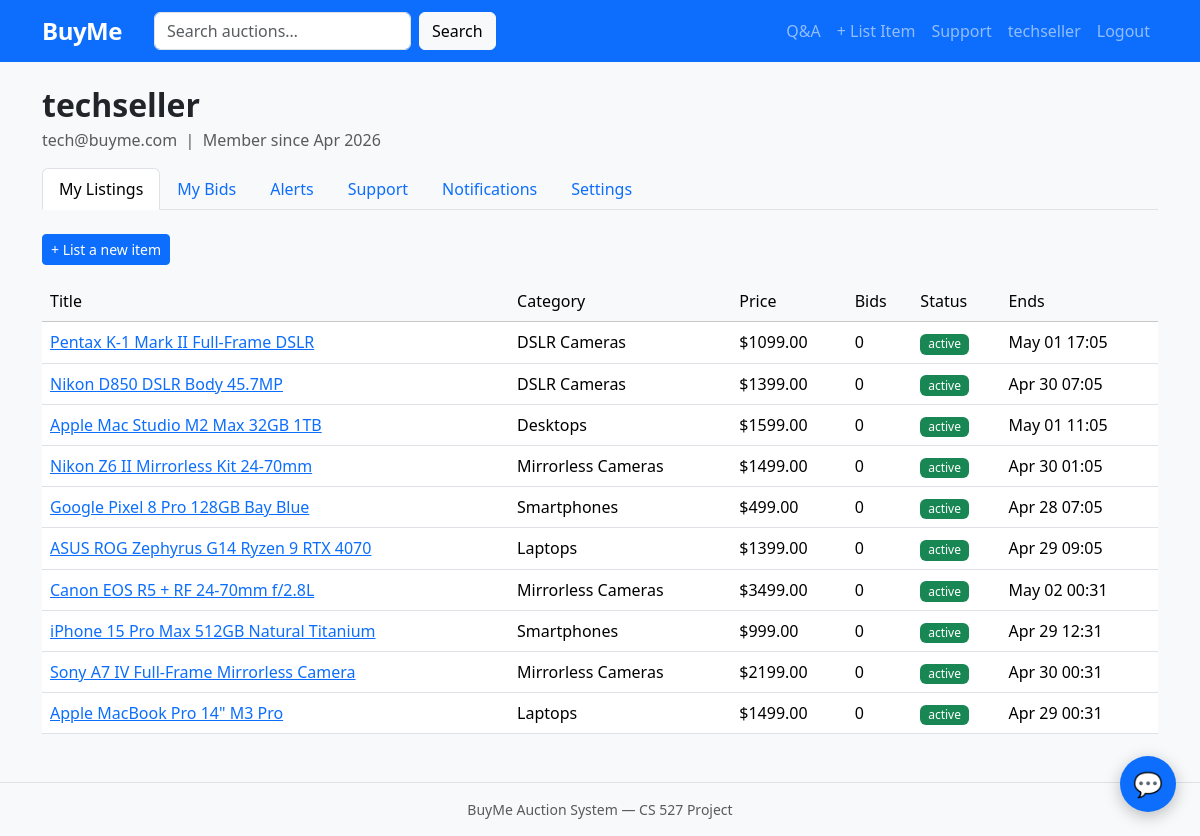
Screenshot of /profile (signed in) with the database file from the repository.
### app.py (models this page shows, shortened)
class User(db.Model):
    __tablename__ = 'users'
    user_id    = db.Column(db.Integer, primary_key=True)
    username   = db.Column(db.String(80), unique=True, nullable=False)
    email      = db.Column(db.String(120), unique=True, nullable=False)
    password   = db.Column(db.String(256), nullable=False)
    role       = db.Column(db.Enum('buyer_seller', 'customer_rep', 'admin'), default='buyer_seller')
    is_active  = db.Column(db.Boolean, default=True)
    created_at = db.Column(db.DateTime, default=datetime.utcnow)
    created_by = db.Column(db.Integer, db.ForeignKey('users.user_id'), nullable=True)
    is_anonymous = db.Column(db.Boolean, default=False)  # hide username in bid history
    items      = db.relationship('Item', backref='seller', foreign_keys='Item.seller_id', lazy=True)
    bids       = db.relationship('Bid', backref='bidder', lazy=True)
    alerts     = db.relationship('Alert', backref='user', lazy=True)

class Item(db.Model):
    __tablename__ = 'items'
    item_id       = db.Column(db.Integer, primary_key=True)
    seller_id     = db.Column(db.Integer, db.ForeignKey('users.user_id'), nullable=False)
    category_id   = db.Column(db.Integer, db.ForeignKey('categories.category_id'), nullable=False)
    title         = db.Column(db.String(200), nullable=False)
    description   = db.Column(db.Text)
    start_price   = db.Column(db.Numeric(10, 2), nullable=False)
    min_price     = db.Column(db.Numeric(10, 2), nullable=False)   # secret reserve
    bid_increment = db.Column(db.Numeric(10, 2), nullable=False)
    current_price = db.Column(db.Numeric(10, 2))
    start_time    = db.Column(db.DateTime, default=datetime.utcnow)
    end_time      = db.Column(db.DateTime, nullable=False)
    status        = db.Column(db.Enum('active', 'closed', 'cancelled'), default='active')
    created_at    = db.Column(db.DateTime, default=datetime.utcnow)
    image_url     = db.Column(db.String(500), nullable=True)
    bids          = db.relationship('Bid', backref='item', lazy=True, order_by='Bid.amount.desc()')
    attributes    = db.relationship('ItemAttribute', backref='item', lazy=True, cascade='all, delete-orphan')
    result        = db.relationship('AuctionResult', backref='item', uselist=False, lazy=True)
    @property
    def display_price(self):
        return self.current_price if self.current_price else self.start_price

class Category(db.Model):
    __tablename__ = 'categories'
    category_id = db.Column(db.Integer, primary_key=True)
    parent_id   = db.Column(db.Integer, db.ForeignKey('categories.category_id'), nullable=True)
    name        = db.Column(db.String(100), nullable=False)
    description = db.Column(db.String(255))
    attributes  = db.Column(db.JSON)   # list of required attr names for this category
    children    = db.relationship('Category', backref=db.backref('parent', remote_side='Category.category_id'), lazy=True)
    items       = db.relationship('Item', backref='category', lazy=True)

### app.py (the view)
@app.route('/profile')
@login_required
def profile():
    user = User.query.get(session['user_id'])
    my_items = Item.query.filter_by(seller_id=user.user_id).order_by(Item.created_at.desc()).all()
    my_bids  = Bid.query.filter_by(bidder_id=user.user_id).order_by(Bid.placed_at.desc()).all()
    my_alerts = Alert.query.filter_by(user_id=user.user_id).all()
    for alert in my_alerts:
        alert.attr_filters = decode_alert_payload(alert.attr_filters)
    my_notifications = OutbidNotification.query.filter_by(user_id=user.user_id).order_by(
        OutbidNotification.created_at.desc()).limit(20).all()
    my_questions = SupportQuestion.query.filter_by(user_id=user.user_id).order_by(
        SupportQuestion.created_at.desc()).all()
    categories = Category.query.filter_by(parent_id=None).all()
    return render_template('profile.html', user=user, my_items=my_items,
                           my_bids=my_bids, my_alerts=my_alerts,
                           my_notifications=my_notifications,
                           my_questions=my_questions,
                           categories=categories)

### app.py (called while the page is built)
def login_required(f):
    @wraps(f)
    def decorated(*args, **kwargs):
        if 'user_id' not in session:
            flash('Please log in first.', 'warning')
            return redirect(url_for('login'))
        return f(*args, **kwargs)
    return decorated

### templates/profile.html (shortened to what this page needs)
{% extends 'base.html' %}
{% block content %}
<h2 class="fw-bold mb-1">{{ user.username }}</h2>
<p class="text-muted">{{ user.email }} &nbsp;|&nbsp; Member since {{ user.created_at.strftime('%b %Y') }}</p>
<ul class="nav nav-tabs mb-4" id="profileTab">
  <li class="nav-item"><a class="nav-link active" data-bs-toggle="tab" href="#myListings">My Listings</a></li>
  <li class="nav-item"><a class="nav-link" data-bs-toggle="tab" href="#myBids">My Bids</a></li>
  <li class="nav-item"><a class="nav-link" data-bs-toggle="tab" href="#myAlerts">Alerts</a></li>
  <li class="nav-item"><a class="nav-link" data-bs-toggle="tab" href="#support">Support</a></li>
  <li class="nav-item">
    <a class="nav-link" data-bs-toggle="tab" href="#myNotifications">
      Notifications
      {% set unread = my_notifications | selectattr('is_read', 'equalto', false) | list %}
    </a>
  </li>
  <li class="nav-item"><a class="nav-link" data-bs-toggle="tab" href="#settings">Settings</a></li>
</ul>
<div class="tab-content">
  <div class="tab-pane fade show active" id="myListings">
    <a href="{{ url_for('new_item') }}" class="btn btn-primary btn-sm mb-3">+ List a new item</a>
    {% if my_items %}
    <table class="table table-hover">
      <thead class="table-light"><tr><th>Title</th><th>Category</th><th>Price</th><th>Bids</th><th>Status</th><th>Ends</th></tr></thead>
      <tbody>
        {% for item in my_items %}
        <tr>
          <td><a href="{{ url_for('item_detail', item_id=item.item_id) }}">{{ item.title }}</a></td>
          <td>{{ item.category.name }}</td>
          <td>${{ "%.2f"|format(item.display_price) }}</td>
          <td>{{ item.bids|length }}</td>
          <td><span class="badge bg-{% if item.status == 'active' %}success{% elif item.status == 'closed' %}secondary{% else %}danger{% endif %}">{{ item.status }}</span></td>
          <td>{{ item.end_time.strftime('%b %d %H:%M') }}</td>
        </tr>
        {% endfor %}
      </tbody>
    </table>
    {% else %}
    <p class="text-muted">No listings yet.</p>
    {% endif %}
  </div>
</div>
{% endblock %}

### templates/base.html (shortened to what this page needs)
<!DOCTYPE html>
<html lang="en">
<head>
  <link href="https://cdn.jsdelivr.net/npm/bootstrap@5.3.2/dist/css/bootstrap.min.css" rel="stylesheet">
  <link rel="stylesheet" href="{{ url_for('static', filename='css/style.css') }}">
</head>
<body>
<nav class="navbar navbar-expand-lg navbar-dark bg-primary">
  <div class="container">
    <a class="navbar-brand fw-bold" href="{{ url_for('index') }}">BuyMe</a>
    <div class="collapse navbar-collapse" id="nav">
      <form class="d-flex me-auto ms-3" action="{{ url_for('search') }}" method="get">
        <input class="form-control me-2" type="search" name="q" placeholder="Search auctions…"
               value="{{ request.args.get('q', '') }}">
        <button class="btn btn-light" type="submit">Search</button>
      </form>
      <ul class="navbar-nav">
        <li class="nav-item">
          <a class="nav-link" href="{{ url_for('questions') }}">Q&amp;A</a>
        </li>
        {% if session.user_id %}
          <li class="nav-item">
            <a class="nav-link" href="{{ url_for('new_item') }}">+ List Item</a>
          </li>
          <li class="nav-item">
            <a class="nav-link" href="{{ url_for('support') }}">Support</a>
          </li>
          <li class="nav-item">
            <a class="nav-link" href="{{ url_for('profile') }}">{{ session.username }}</a>
          </li>
          <li class="nav-item">
            <a class="nav-link" href="{{ url_for('logout') }}">Logout</a>
          </li>
        {% else %}
          <li class="nav-item"><a class="nav-link" href="{{ url_for('login') }}">Login</a></li>
          <li class="nav-item"><a class="nav-link" href="{{ url_for('register') }}">Register</a></li>
        {% endif %}
      </ul>
    </div>
  </div>
</nav>
<div class="container mt-4">
  {% block content %}{% endblock %}
</div>
<footer class="mt-5 py-3 bg-light text-center text-muted small">
  BuyMe Auction System &mdash; CS 527 Project
</footer>
<div id="chatbot-btn" onclick="toggleChat()" title="BuyMe Assistant"
     style="position:fixed;bottom:24px;right:24px;width:56px;height:56px;border-radius:50%;
            background:#0d6efd;color:#fff;display:flex;align-items:center;justify-content:center;
            cursor:pointer;box-shadow:0 4px 16px rgba(0,0,0,0.25);font-size:24px;z-index:9999;">
  💬
</div>
</body>
</html>

### static/css/style.css (style rules this page uses)
body { background-color: #f8f9fa; }
.navbar-brand { font-size: 1.5rem; letter-spacing: -0.5px; }
.badge { font-weight: 500; }
.table th { font-weight: 500; }
footer { border-top: 1px solid #dee2e6; }

### rows the page displays
User: username "techseller", email "tech@buyme.com", created_at "Apr 2026"
Item: title "Pentax K-1 Mark II Full-Frame DSLR", category.name "DSLR Cameras", display_price "1099.00", bids|length "0", status "active", end_time "May 01 17:05"
Item: title "Nikon D850 DSLR Body 45.7MP", category.name "DSLR Cameras", display_price "1399.00", bids|length "0", status "active", end_time "Apr 30 07:05"
Item: title "Apple Mac Studio M2 Max 32GB 1TB", category.name "Desktops", display_price "1599.00", bids|length "0", status "active", end_time "May 01 11:05"
Item: title "Nikon Z6 II Mirrorless Kit 24-70mm", category.name "Mirrorless Cameras", display_price "1499.00", bids|length "0", status "active", end_time "Apr 30 01:05"
Item: title "Google Pixel 8 Pro 128GB Bay Blue", category.name "Smartphones", display_price "499.00", bids|length "0", status "active", end_time "Apr 28 07:05"
Item: title "ASUS ROG Zephyrus G14 Ryzen 9 RTX 4070", category.name "Laptops", display_price "1399.00", bids|length "0", status "active", end_time "Apr 29 09:05"
Item: title "Canon EOS R5 + RF 24-70mm f/2.8L", category.name "Mirrorless Cameras", display_price "3499.00", bids|length "0", status "active", end_time "May 02 00:31"
Item: title "iPhone 15 Pro Max 512GB Natural Titanium", category.name "Smartphones", display_price "999.00", bids|length "0", status "active", end_time "Apr 29 12:31"
Item: title "Sony A7 IV Full-Frame Mirrorless Camera", category.name "Mirrorless Cameras", display_price "2199.00", bids|length "0", status "active", end_time "Apr 30 00:31"
Item: title "Apple MacBook Pro 14\" M3 Pro", category.name "Laptops", display_price "1499.00", bids|length "0", status "active", end_time "Apr 29 00:31"
